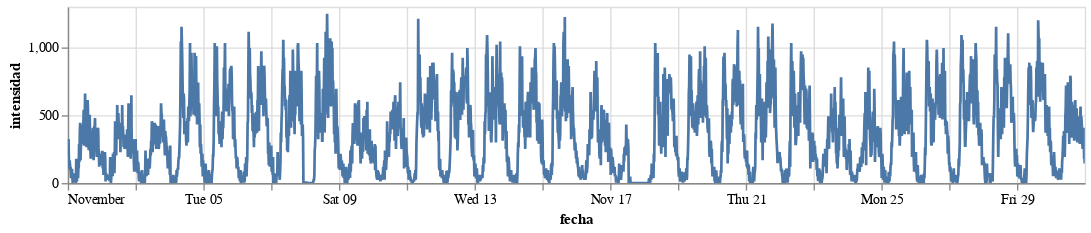

Source (notebook cell):
### Code cell
data = trafico[trafico.id == 6890]
#Grafico de Intensidad
alt.Chart(data, width=750, height=130)\
    .mark_line()\
    .encode(x='fecha:T', y='intensidad:Q')\
    .interactive(bind_y=False)

### Figure 1 — Vega-Lite specification as saved in the notebook (floating-point values rounded to 4 significant figures; data arrays with more than 128 entries replaced by an {"elided": "..."} marker saying what was removed)
{"config": {"view": {"continuousWidth": 300, "continuousHeight": 300}}, "data": {"name": "data-a9b3a490dfe41ba80e3ad7974c9913fd"}, "mark": {"type": "line"}, "encoding": {"x": {"field": "fecha", "type": "temporal"}, "y": {"field": "intensidad", "type": "quantitative"}}, "height": 130, "params": [{"name": "param_7", "select": {"type": "interval", "encodings": ["x"]}, "bind": "scales"}], "width": 750, "$schema": "https://vega.github.io/schema/vega-lite/v5.16.3.json", "datasets": {"data-a9b3a490dfe41ba80e3ad7974c9913fd": {"elided": "2880 records"}}}
